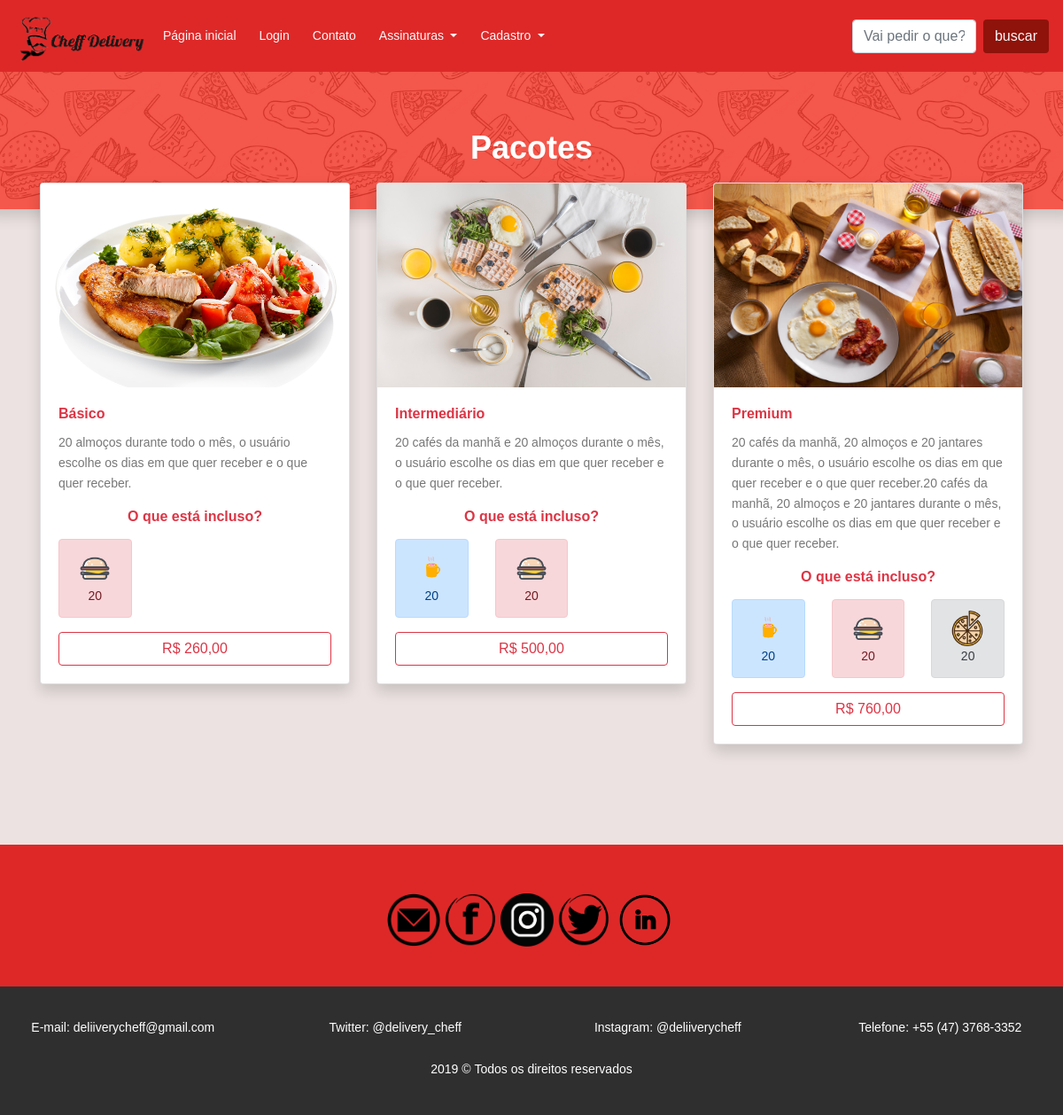
Screenshot of /pacotes.php with the database file from the repository.
### tables this page shows
CREATE TABLE `pacotes` (
  `id` int(11) NOT NULL,
  `nome_pacote` varchar(255) NOT NULL,
  `nome_imagem` varchar(255) NOT NULL,
  `descricao_pacote` varchar(255) NOT NULL,
  `preco_pacote` varchar(255) NOT NULL,
  `quantidade_cafe` int(11) NOT NULL,
  `quantidade_almoco` int(11) NOT NULL,
  `quantidade_janta` int(11) NOT NULL
);

### pacotes.php (the view, shortened to what this page needs)
<?php
require_once"include/conexao.php";
$lista = "SELECT * FROM pacotes";
$queryPacote = mysqli_query($con, $lista);
$lista = mysqli_fetch_all($queryPacote, MYSQLI_ASSOC);
?>
<!DOCTYPE html>
<html lang="pt-br">
<head>
	<link rel="stylesheet" href="https://stackpath.bootstrapcdn.com/bootstrap/4.3.1/css/bootstrap.min.css">
	<link rel="stylesheet" type="text/css" href="media/css/estilos.css">
	<link rel="stylesheet" href="media/css/main.css">
</head>
<body style="background-color: rgb(235, 226, 225);">
	<?php
	require_once "header.php";
	?>
	<div class="row">
		<div class="shadow" style="  background-color: #f2392c ;
		background-image: url('media/images/food-pattern.png');
		min-height: 100px;
		min-width: 100%;
		background-size: 30%;
		background-position: center 1050px;">
		<div class="text-center my-5" >
			<h1 class="text-white pt-3 ">Pacotes</h1>
		</div>
	</div>
</div>
<div class="container">
	<div class="row">
		<?php foreach ($lista as $item) { ?>
			<div class="col-md-4 col-10 offset-1 offset-md-0 mb-5 " style=" margin-top: -30px !important;">
				<div class="card shadow">
					<img src="media/images/<?=$item['nome_imagem']?>" class="card-img-top" style="max-height: 230px;">
					<div class="card-body">
						<h5 class="card-title text-danger"><?=utf8_encode($item['nome_pacote'])?></h5>
						<p class="card-text"><?=utf8_encode($item['descricao_pacote'])?></p>
						<h5 class="text-danger text-center mb-3">O que está incluso?</h5>
						<div class="row">
							<?php if ($item['quantidade_cafe'] != 0) { ?>
								<div class="col-md-4 m-0" role="alert">
									<div class="alert alert-primary text-center">
										<img src="media/images/icone-cafe.png" style="max-height: 40px; margin-right: 7px;"><?=$item['quantidade_cafe']?><br>
									</div>
								</div>
							<?php } ?>
							<?php if ($item['quantidade_almoco'] != 0) { ?>
								<div class=" col-md-4 m-0" role="alert">
									<div class="alert alert-danger text-center">
										<img src="media/images/hamburger.png" style="max-height: 40px; margin-right: 7px;"><?=$item['quantidade_almoco']?><br>
									</div>
								</div>
							<?php } ?>
							<?php if ($item['quantidade_janta'] != 0) { ?>
								<div class=" col-md-4 m-0" role="alert">
									<div class="alert alert-secondary text-center">
										<img src="media/images/pizza.png" style="max-height: 40px; margin-right: 10px; "><?=$item['quantidade_janta']?>
									</div>
								</div>
							<?php } ?>
						</div>
						<a href="#" class="btn btn-outline-danger col-md-12"><?=$item['preco_pacote']?></a>
					</div>
				</div>
			</div>
		<?php } ?>
	</div>
</div>
<?php
require_once "footer.php";
?>
</body>
</html>

### media/css/estilos.css (style rules this page uses)
* { font-family: arial !important; }

### media/css/main.css (style rules this page uses)
body { color:#777;font-family:"Poppins",sans-serif;font-size:14px;font-weight:300;line-height:1.625em;position:relative }
a { -webkit-transition:all 0.3s ease 0s;-moz-transition:all 0.3s ease 0s;-o-transition:all 0.3s ease 0s;transition:all 0.3s ease 0s }
a,a:focus,a:hover { text-decoration:none;outline:0 }
h1,h2,h3,h4,h5,h6 { font-family:"Poppins",sans-serif;color:#222;line-height:1.2em !important;margin-bottom:0;margin-top:0;font-weight:600 }
h1,.h1 { font-size:36px }
h5,.h5 { font-size:16px }
.mb-5 { margin-bottom:5px }
.text-white { color:#fff }
.text-center { text-align:center }
h1 { font-size:36px }
h5 { font-size:16px }
h1,h2,h3,h4,h5,h6 { line-height:1.5em }

### rows the page displays
pacotes: nome_imagem (picture), nome_pacote "Básico", descricao_pacote "20 almoços durante todo o mês, o usuário escolhe os dias em que quer receber e o que quer receber.", quantidade_almoco "20", preco_pacote "R$ 260,00"
pacotes: nome_imagem (picture), nome_pacote "Intermediário", descricao_pacote "20 cafés da manhã e 20 almoços durante o mês, o usuário escolhe os dias em que quer receber e o que quer receber.", quantidade_cafe "20", quantidade_almoco "20", preco_pacote "R$ 500,00"
pacotes: nome_imagem (picture), nome_pacote "Premium", descricao_pacote "20 cafés da manhã, 20 almoços e 20 jantares durante o mês, o usuário escolhe os dias em que quer receber e o que quer receber.20 cafés da manhã, 20 almoços e 20 jantares durante o mês, o usuário escolhe os dias em que quer receber e o que quer receber.", quantidade_cafe "20", quantidade_almoco "20", quantidade_janta "20", preco_pacote "R$ 760,00"
